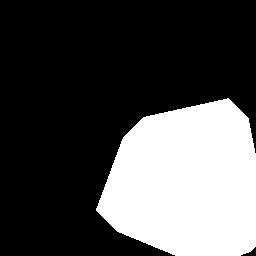
#> input picture Taller1/images/spot.png, 256 x 256 px, found by its file name
$ jupyter execute Punto2.ipynb
#> lines starting #> are read from the running program, lines starting #| are printed output that depends on the picture; after the words box and inside, x2 and y2 are one past the last pixel; in counts of white or black regions, pixels touching at a corner belong together
# Operaciones aritméticas

[cell 1]
import cv2
import matplotlib.pyplot as plt
import numpy as np
import urllib.request

[cell 2]
def process_image(image_path):
    req = urllib.request.urlopen(image_path)
    arr = np.asarray(bytearray(req.read()), dtype=np.uint8)
    img = cv2.imdecode(arr, -1)
#> img is the input picture: shape (256, 256, 3); 30.2% white; 1 white region, box (x1, y1, x2, y2) and area: (96, 98, 256, 256) 19820
    return img

[cell 3]
spot = process_image('https://raw.githubusercontent.com/pukinidev/TalleresImagenes/refs/heads/main/Taller1/images/spot.png')
rondelle = process_image('https://raw.githubusercontent.com/pukinidev/TalleresImagenes/refs/heads/main/Taller1/images/rondelle.png')
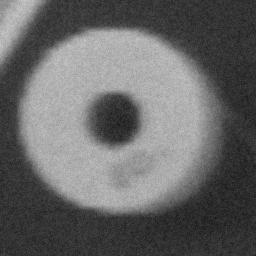
#> input picture Taller1/images/rondelle.png, 256 x 256 px, found by its file name
#> in process_image, img is the input picture: shape (256, 256, 3); min 25, max 203, mean 102.6

[cell 4]
plt.imshow(spot, cmap='gray')

[cell 5]
plt.imshow(rondelle, cmap='gray')

# 16 Bits Images

[cell 6]
def process_image_16_bits(image_path):
    req = urllib.request.urlopen(image_path)
    arr = np.asarray(bytearray(req.read()), dtype=np.uint8)
    img = cv2.imdecode(arr, cv2.IMREAD_ANYDEPTH)
    return img

[cell 7]
spot_16_bits = process_image_16_bits('https://raw.githubusercontent.com/pukinidev/TalleresImagenes/refs/heads/main/Taller1/images/spot.png')
rondelle_16_bits = process_image_16_bits('https://raw.githubusercontent.com/pukinidev/TalleresImagenes/refs/heads/main/Taller1/images/rondelle.png')

[cell 8]
hist = cv2.calcHist([rondelle_16_bits], [0], None, [256], [0,256])
#> hist = 256 values, max 1541 at index 52, min 0 at index 0, mean 256
plt.plot(hist)
plt.show()
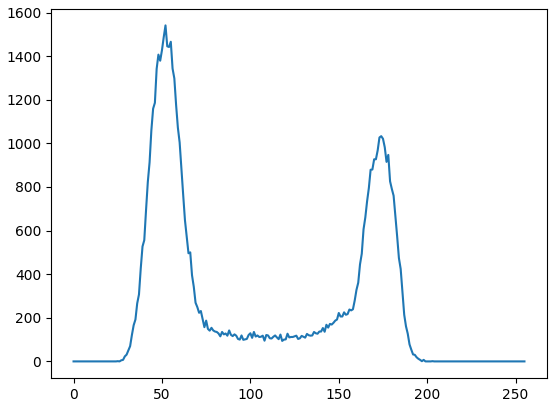
#> figure drawn by matplotlib, 1 panel; curve peaks at x = 52, y = 1541

[cell 9]
hist = cv2.calcHist([spot_16_bits], [0], None, [256], [0,256])
#> hist = 256 values, max 45716 at index 0, min 0 at index 1, mean 256
plt.plot(hist)
plt.show()
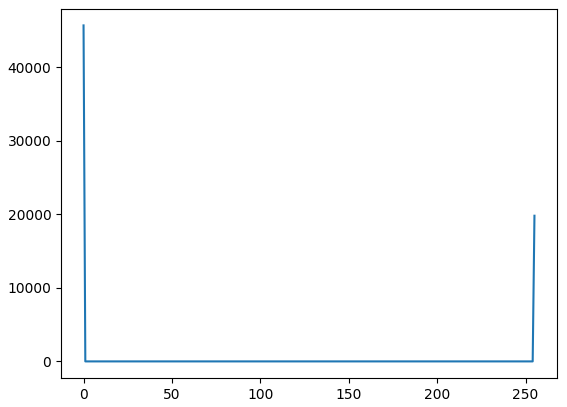
#> figure drawn by matplotlib, 1 panel; curve peaks at x = 0, y = 45716

# Explicación

En el primer histograna se puede observar que la imagen rondelle tiene una distribución de grises entre los tonos oscuros (negros) y los blancos. Mientras que los tonos medios no predominan pero si estan presentes.

En el segundo histograma se puede observar que la imagen spot tiene una distribución de grises alta tanto en el negro y en el blanco. Esto debido a que en la imagen es posible evidenciar solo dos colores, el blanco que corresponde a la figura y el negro que corresponde al fondo de la imagen.

# Operacion  de adición

[cell 10]
add_image =  cv2.add(rondelle, spot)
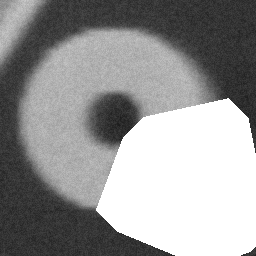
#> add_image: shape (256, 256, 3); min 27, max 255, mean 150.3

[cell 11]
plt.imshow(add_image, cmap='gray')

## Histograma

[cell 12]
hist = cv2.calcHist([add_image], [0], None, [256], [0,256])
#> hist = 256 values, max 19820 at index 255, min 0 at index 0, mean 256
plt.plot(hist)
plt.show()
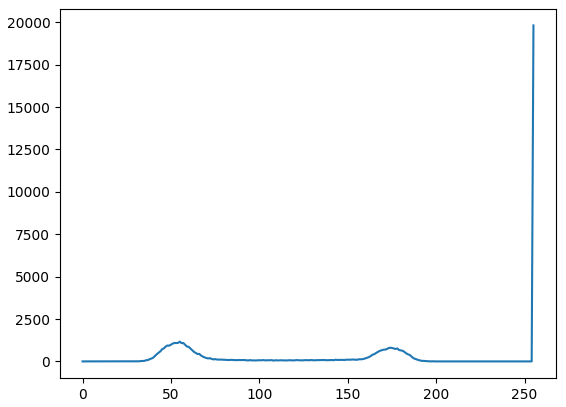
#> figure drawn by matplotlib, 1 panel; curve peaks at x = 255, y = 19820

## Explicación

Una vez aplicada la operación de suma de rondelle a spot podemos observar que en el histograma, el pico de grises se da en los colores blancos, mientras que hay una presencia reducida de grises en 50 y en el rango 150 a 200.

# Operacion  de sustracción

[cell 13]
sub_image =  cv2.subtract(rondelle, spot)
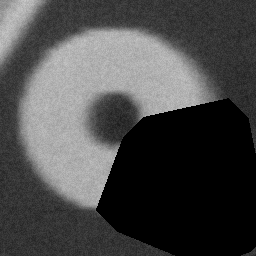
#> sub_image: shape (256, 256, 3); min 0, max 203, mean 73.2

[cell 14]
plt.imshow(sub_image)

[cell 15]
hist = cv2.calcHist([sub_image], [0], None, [256], [0,256])
#> hist = 256 values, max 19820 at index 0, min 0 at index 1, mean 256
plt.plot(hist)
plt.show()
#> figure, not shown here; curve peaks at x = 0, y = 19820

[cell 16]
sub_image =  cv2.subtract(spot, rondelle)
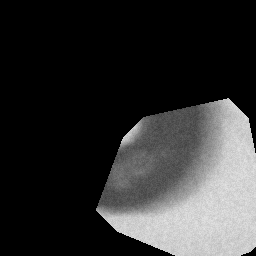
#> sub_image: shape (256, 256, 3); min 0, max 230, mean 47.7

[cell 17]
plt.imshow(sub_image)

[cell 18]
hist = cv2.calcHist([sub_image], [0], None, [256], [0,256])
#> hist = 256 values, max 45716 at index 0, min 0 at index 1, mean 256
plt.plot(hist)
plt.show()
#> figure, not shown here; curve peaks at x = 0, y = 45716
